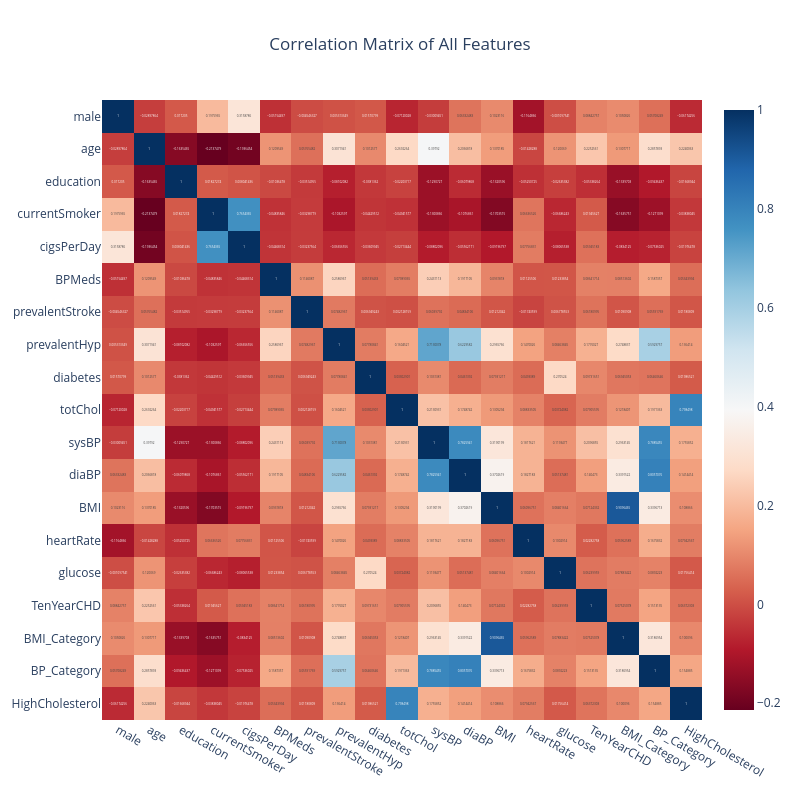
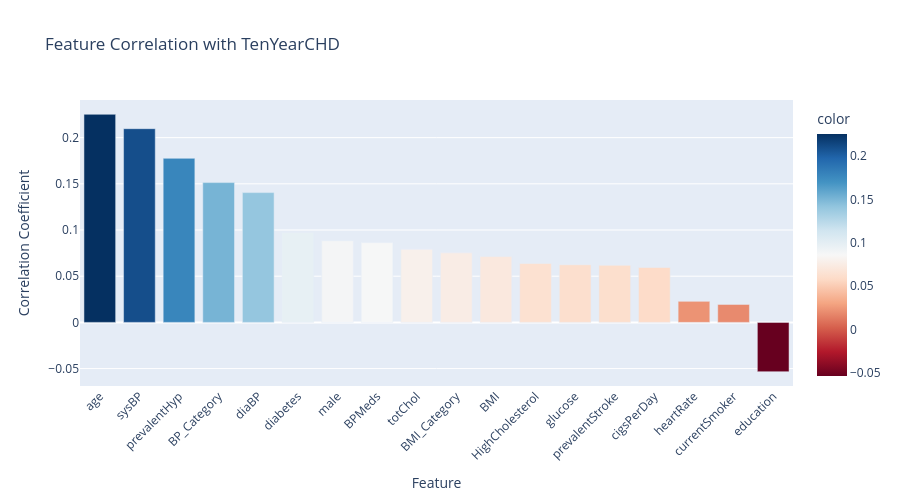
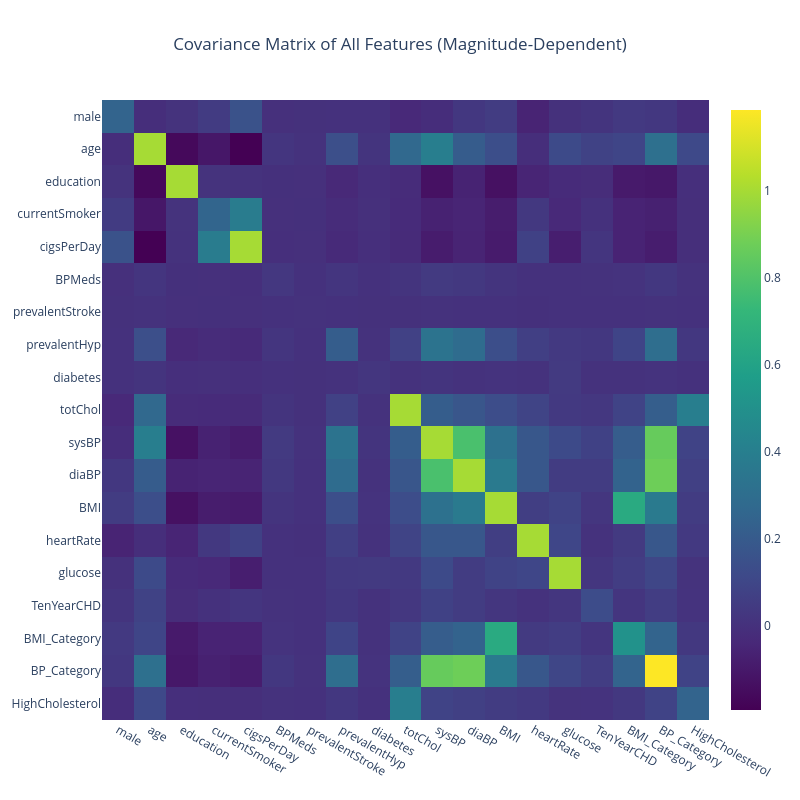

Source (notebook cell) for these figures, in order:
### Markdown cell above
## 6. Visual Representation of Correlation, Covariance

Understanding the relationships between features is critical. Correlation measures the linear relationship between two variables, while covariance measures how two variables change together.

*   **Covariance**: A positive covariance indicates that variables tend to move in the same direction, while a negative covariance indicates they tend to move in opposite directions. Its magnitude is not easily interpretable, as it depends on the units of the variables.
*   **Correlation**: A normalized version of covariance, ranging from -1 to 1.
    *   `+1`: Perfect positive linear relationship.
    *   `-1`: Perfect negative linear relationship.
    *   `0`: No linear relationship.
    Correlation is more interpretable as it's unitless.

We will visualize the correlation matrix of our preprocessed dataset to identify strong relationships, especially with our target variable, and potential multicollinearity among features.

### Code cell
logging.info("Calculating and visualizing correlation and covariance matrices.")

# Calculate the correlation matrix
correlation_matrix = df_processed.corr()

# Calculate the covariance matrix
covariance_matrix = df_processed.cov()

# --- Visualizing Correlation Matrix ---
fig = px.imshow(correlation_matrix,
                text_auto=True,
                aspect="auto",
                color_continuous_scale=px.colors.sequential.RdBu,
                title="Correlation Matrix of All Features")
fig.update_layout(height=800, width=800, title_x=0.5)
fig.show()
logging.info("Plotly: Correlation matrix heatmap generated.")

# --- Visualizing Correlation with Target Variable ---
# Sort by correlation with TenYearCHD
target_correlation = correlation_matrix['TenYearCHD'].sort_values(ascending=False)
target_correlation = target_correlation.drop('TenYearCHD') # Remove self-correlation

fig = px.bar(x=target_correlation.index, y=target_correlation.values,
             title='Feature Correlation with TenYearCHD',
             labels={'x': 'Feature', 'y': 'Correlation Coefficient'},
             color=target_correlation.values,
             color_continuous_scale=px.colors.sequential.RdBu,
             height=500)
fig.update_layout(xaxis_tickangle=-45)
fig.show()
logging.info("Plotly: Bar chart of feature correlation with TenYearCHD generated.")

# --- Visualizing Covariance Matrix (Optional, for completeness. Correlation is usually preferred for interpretation) ---
# Covariance values can be very large or small depending on feature scales, making direct visualization less intuitive than correlation.
# We'll use a heatmap but emphasize that interpretation is tricky due to scale.
fig = px.imshow(covariance_matrix,
                text_auto=False, # Don't auto-add text due to varied magnitudes
                aspect="auto",
                color_continuous_scale=px.colors.sequential.Viridis,
                title="Covariance Matrix of All Features (Magnitude-Dependent)")
fig.update_layout(height=800, width=800, title_x=0.5)
fig.show()
logging.info("Plotly: Covariance matrix heatmap generated.")

logging.info("Correlation and covariance visualizations completed.")

### Figure 1 — Plotly figure (JSON) as saved in the notebook; plotly's stock layout.template omitted (floating-point values rounded to 4 significant figures; data arrays with more than 128 entries replaced by an {"elided": "..."} marker saying what was removed)
{"data": [{"coloraxis": "coloraxis", "hovertemplate": "x: %{x}<br>y: %{y}<br>color: %{z}<extra></extra>", "name": "0", "texttemplate": "%{z}", "type": "heatmap", "x": ["male", "age", "education", "currentSmoker", "cigsPerDay", "BPMeds", "prevalentStroke", "prevalentHyp", "diabetes", "totChol", "sysBP", "diaBP", "BMI", "heartRate", "glucose", "TenYearCHD", "BMI_Category", "BP_Category", "HighCholesterol"], "xaxis": "x", "y": ["male", "age", "education", "currentSmoker", "cigsPerDay", "BPMeds", "prevalentStroke", "prevalentHyp", "diabetes", "totChol", "sysBP", "diaBP", "BMI", "heartRate", "glucose", "TenYearCHD", "BMI_Category", "BP_Category", "HighCholesterol"], "yaxis": "y", "z": {"elided": "19x19 float values"}}], "layout": {"coloraxis": {"colorscale": [[0, "rgb(103,0,31)"], [0.1, "rgb(178,24,43)"], [0.2, "rgb(214,96,77)"], [0.3, "rgb(244,165,130)"], [0.4, "rgb(253,219,199)"], [0.5, "rgb(247,247,247)"], [0.6, "rgb(209,229,240)"], [0.7, "rgb(146,197,222)"], [0.8, "rgb(67,147,195)"], [0.9, "rgb(33,102,172)"], [1, "rgb(5,48,97)"]]}, "height": 800, "title": {"text": "Correlation Matrix of All Features", "x": 0.5}, "width": 800, "xaxis": {"anchor": "y", "domain": [0, 1]}, "yaxis": {"anchor": "x", "autorange": "reversed", "domain": [0, 1]}}}

### Figure 2 — Plotly figure (JSON) as saved in the notebook; plotly's stock layout.template omitted (floating-point values rounded to 4 significant figures)
{"data": [{"hovertemplate": "Feature=%{x}<br>Correlation Coefficient=%{y}<br>color=%{marker.color}<extra></extra>", "legendgroup": "", "marker": {"color": [0.2253, 0.2097, 0.1776, 0.1513, 0.1405, 0.09732, 0.08843, 0.08642, 0.07906, 0.07525, 0.07124, 0.06372, 0.0624, 0.06181, 0.05945, 0.02283, 0.01946, -0.05338], "coloraxis": "coloraxis", "pattern": {"shape": ""}}, "name": "", "orientation": "v", "showlegend": false, "textposition": "auto", "type": "bar", "x": ["age", "sysBP", "prevalentHyp", "BP_Category", "diaBP", "diabetes", "male", "BPMeds", "totChol", "BMI_Category", "BMI", "HighCholesterol", "glucose", "prevalentStroke", "cigsPerDay", "heartRate", "currentSmoker", "education"], "xaxis": "x", "y": [0.2253, 0.2097, 0.1776, 0.1513, 0.1405, 0.09732, 0.08843, 0.08642, 0.07906, 0.07525, 0.07124, 0.06372, 0.0624, 0.06181, 0.05945, 0.02283, 0.01946, -0.05338], "yaxis": "y"}], "layout": {"barmode": "relative", "coloraxis": {"colorbar": {"title": {"text": "color"}}, "colorscale": [[0, "rgb(103,0,31)"], [0.1, "rgb(178,24,43)"], [0.2, "rgb(214,96,77)"], [0.3, "rgb(244,165,130)"], [0.4, "rgb(253,219,199)"], [0.5, "rgb(247,247,247)"], [0.6, "rgb(209,229,240)"], [0.7, "rgb(146,197,222)"], [0.8, "rgb(67,147,195)"], [0.9, "rgb(33,102,172)"], [1, "rgb(5,48,97)"]]}, "height": 500, "legend": {"tracegroupgap": 0}, "title": {"text": "Feature Correlation with TenYearCHD"}, "xaxis": {"anchor": "y", "domain": [0, 1], "tickangle": -45, "title": {"text": "Feature"}}, "yaxis": {"anchor": "x", "domain": [0, 1], "title": {"text": "Correlation Coefficient"}}}}

### Figure 3 — Plotly figure (JSON) as saved in the notebook; plotly's stock layout.template omitted (floating-point values rounded to 4 significant figures; data arrays with more than 128 entries replaced by an {"elided": "..."} marker saying what was removed)
{"data": [{"coloraxis": "coloraxis", "hovertemplate": "x: %{x}<br>y: %{y}<br>color: %{z}<extra></extra>", "name": "0", "type": "heatmap", "x": ["male", "age", "education", "currentSmoker", "cigsPerDay", "BPMeds", "prevalentStroke", "prevalentHyp", "diabetes", "totChol", "sysBP", "diaBP", "BMI", "heartRate", "glucose", "TenYearCHD", "BMI_Category", "BP_Category", "HighCholesterol"], "xaxis": "x", "y": ["male", "age", "education", "currentSmoker", "cigsPerDay", "BPMeds", "prevalentStroke", "prevalentHyp", "diabetes", "totChol", "sysBP", "diaBP", "BMI", "heartRate", "glucose", "TenYearCHD", "BMI_Category", "BP_Category", "HighCholesterol"], "yaxis": "y", "z": {"elided": "19x19 float values"}}], "layout": {"coloraxis": {"colorscale": [[0, "#440154"], [0.1111, "#482878"], [0.2222, "#3e4989"], [0.3333, "#31688e"], [0.4444, "#26828e"], [0.5556, "#1f9e89"], [0.6667, "#35b779"], [0.7778, "#6ece58"], [0.8889, "#b5de2b"], [1, "#fde725"]]}, "height": 800, "title": {"text": "Covariance Matrix of All Features (Magnitude-Dependent)", "x": 0.5}, "width": 800, "xaxis": {"anchor": "y", "domain": [0, 1]}, "yaxis": {"anchor": "x", "autorange": "reversed", "domain": [0, 1]}}}
